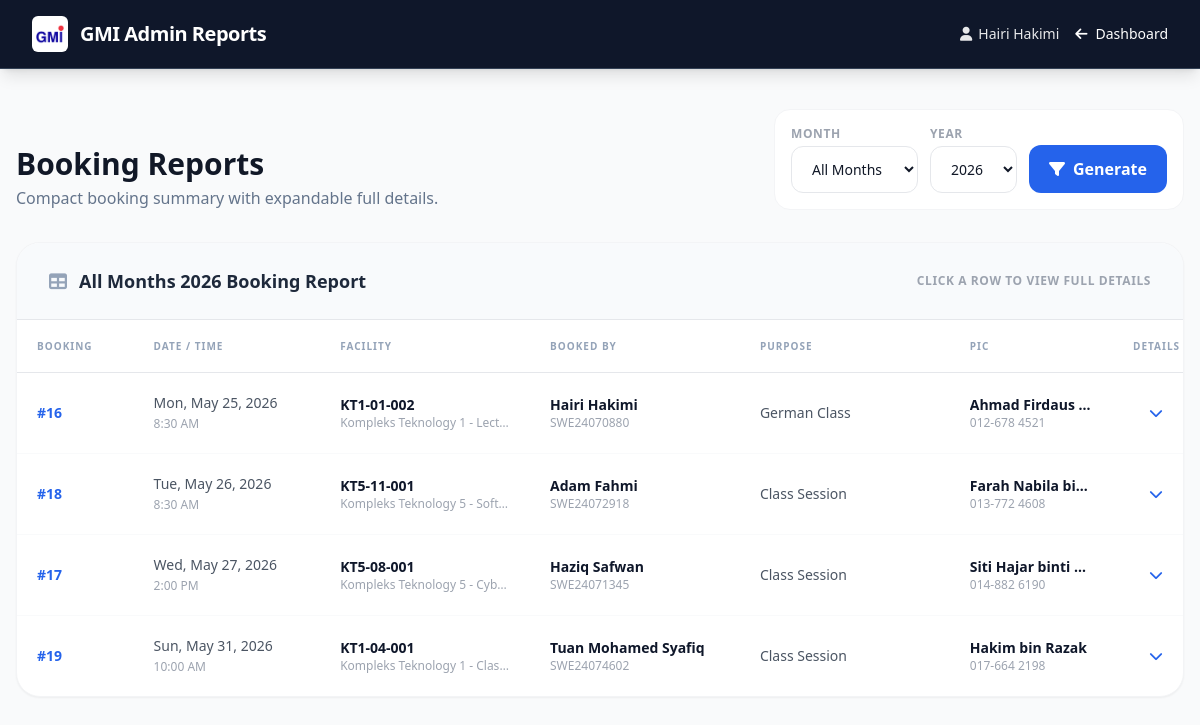
Screenshot of /report.php (signed in) with the database file from the repository.
### tables this page shows
CREATE TABLE `system_settings` (
  `setting_key` varchar(100) NOT NULL,
  `setting_value` varchar(255) DEFAULT NULL
);

CREATE TABLE `booking` (
  `booking_id` int(20) NOT NULL,
  `user_id` varchar(20) NOT NULL,
  `facility_id` varchar(30) NOT NULL,
  `date` date NOT NULL,
  `time` time NOT NULL,
  `purpose` varchar(255) DEFAULT NULL,
  `emergency_phone` varchar(30) DEFAULT NULL,
  `remarks` text DEFAULT NULL
);

CREATE TABLE `facilities` (
  `facility_id` int(20) NOT NULL,
  `name` varchar(100) NOT NULL,
  `location` varchar(100) NOT NULL,
  `category` varchar(50) NOT NULL,
  `description` text DEFAULT NULL,
  `peripherals` text DEFAULT NULL,
  `image_url` varchar(255) DEFAULT NULL,
  `person_in_charge` varchar(100) DEFAULT NULL,
  `pic_phone` varchar(30) DEFAULT NULL,
  `pic_details` text DEFAULT NULL
);

CREATE TABLE `users` (
  `user_id` int(100) NOT NULL,
  `matric_id` varchar(100) NOT NULL,
  `full_name` varchar(100) NOT NULL,
  `password` varchar(100) NOT NULL,
  `email` varchar(100) NOT NULL,
  `role` varchar(100) NOT NULL,
  `phone_number` varchar(30) NOT NULL,
  `address` varchar(300) NOT NULL
);

### report.php (the view, shortened to what this page needs)
<?php
include 'connectdb.php';
require_once 'system_helpers.php';
mysqli_select_db($dataconn, 'cookie');
$user_id_column = spg_user_id_column($dataconn);
$selected_month = isset($_GET['month']) ? $_GET['month'] : 'all';
$selected_year = isset($_GET['year']) ? (int)$_GET['year'] : (int)date('Y');
$where = "WHERE YEAR(b.date) = '$selected_year'";
$years_result = mysqli_query($dataconn, "SELECT DISTINCT YEAR(date) AS report_year FROM booking ORDER BY report_year DESC");
$report_query = "SELECT b.booking_id, b.date, b.time, b.purpose, b.emergency_phone, b.remarks,
                        f.name AS facility_name, f.location, f.category, " . spg_facility_description_select('f', 'fd') . ", f.peripherals,
                        f.person_in_charge, f.pic_phone, f.pic_details,
                        u.full_name, u.matric_id, u.email, u.phone_number
                 FROM booking b
                 INNER JOIN facilities f ON b.facility_id = f.facility_id
                 " . spg_facility_description_join('f', 'fd') . "
                 LEFT JOIN users u ON b.user_id = u.$user_id_column
                 $where
                 ORDER BY b.date ASC, b.time ASC";
$report_result = mysqli_query($dataconn, $report_query);
$rows = array();
while ($report_result && $row = mysqli_fetch_assoc($report_result)) {
    $rows[] = $row;
}
$period_label = ($selected_month === 'all' ? 'All Months' : date('F', mktime(0, 0, 0, (int)$selected_month, 1))) . " " . $selected_year;
?>
<!DOCTYPE html>
<html lang="en">
<head>
    <script src="https://cdn.tailwindcss.com"></script>
    <link rel="stylesheet" href="https://cdnjs.cloudflare.com/ajax/libs/font-awesome/6.4.0/css/all.min.css">
</head>
<body class="bg-gray-50 font-sans antialiased text-gray-900">
    <nav class="bg-slate-900 text-white px-8 py-4 flex justify-between items-center shadow-lg border-b border-slate-700">
        <div class="flex items-center space-x-3">
            <?= spg_brand_logo($dataconn, 'h-9 w-9') ?>
            <span class="text-xl font-bold tracking-tight">GMI Admin Reports</span>
        </div>
        <div class="flex items-center space-x-4 text-sm">
            <span class="opacity-90"><i class="fa-solid fa-user mr-1.5"></i><?= htmlspecialchars($_SESSION['username']) ?></span>
            <a href="admin.php" class="hover:text-blue-300 transition"><i class="fa-solid fa-arrow-left mr-2"></i>Dashboard</a>
        </div>
    </nav>
    <main class="max-w-7xl mx-auto px-4 py-10">
        <div class="flex flex-col md:flex-row md:items-end md:justify-between gap-5 mb-8">
            <div>
                <h1 class="text-3xl font-bold text-gray-900">Booking Reports</h1>
                <p class="text-slate-500 mt-1">Compact booking summary with expandable full details.</p>
            </div>
            <form method="GET" class="bg-white border border-gray-100 rounded-2xl p-4 flex flex-col sm:flex-row gap-3">
                <div>
                    <label class="block text-xs font-bold text-gray-400 uppercase tracking-wider mb-1">Month</label>
                    <select name="month" class="px-4 py-3 rounded-xl border border-gray-200 focus:ring-2 focus:ring-blue-500 outline-none text-sm bg-white">
                        <option value="all" <?= $selected_month === 'all' ? 'selected' : '' ?>>All Months</option>
                    </select>
                </div>
                <div>
                    <label class="block text-xs font-bold text-gray-400 uppercase tracking-wider mb-1">Year</label>
                    <select name="year" class="px-4 py-3 rounded-xl border border-gray-200 focus:ring-2 focus:ring-blue-500 outline-none text-sm bg-white">
                        <?php if ($years_result && mysqli_num_rows($years_result) > 0): ?>
                            <?php while ($year = mysqli_fetch_assoc($years_result)): ?>
                                <option value="<?= $year['report_year'] ?>" <?= (int)$year['report_year'] === $selected_year ? 'selected' : '' ?>><?= $year['report_year'] ?></option>
                            <?php endwhile; ?>
                        <?php else: ?>
                            <option value="<?= date('Y') ?>"><?= date('Y') ?></option>
                        <?php endif; ?>
                    </select>
                </div>
                <div class="flex items-end">
                    <button class="bg-blue-600 hover:bg-blue-700 text-white px-5 py-3 rounded-xl font-bold transition">
                        <i class="fa-solid fa-filter mr-2"></i>Generate
                    </button>
                </div>
            </form>
        </div>
        <div class="bg-white rounded-3xl shadow-sm border border-gray-100 overflow-hidden">
            <div class="px-8 py-6 bg-slate-50 border-b flex flex-col md:flex-row md:items-center md:justify-between gap-2">
                <h3 class="font-bold text-lg text-slate-800 flex items-center">
                    <i class="fa-solid fa-table mr-3 text-slate-400"></i>
                    <?= htmlspecialchars($period_label) ?> Booking Report
                </h3>
                <p class="text-xs font-bold text-gray-400 uppercase tracking-wider">Click a row to view full details</p>
            </div>
            <div class="overflow-x-auto">
                <table class="w-full min-w-[1050px] text-left text-sm table-fixed">
                    <colgroup>
                        <col class="w-[10%]">
                        <col class="w-[16%]">
                        <col class="w-[18%]">
                        <col class="w-[18%]">
                        <col class="w-[18%]">
                        <col class="w-[14%]">
                        <col class="w-[6%]">
                    </colgroup>
                    <thead class="bg-white text-slate-400 text-[10px] font-black uppercase tracking-widest border-b">
                        <tr>
                            <th class="px-5 py-4">Booking</th>
                            <th class="px-5 py-4">Date / Time</th>
                            <th class="px-5 py-4">Facility</th>
                            <th class="px-5 py-4">Booked By</th>
                            <th class="px-5 py-4">Purpose</th>
                            <th class="px-5 py-4">PIC</th>
                            <th class="px-5 py-4 text-right">Details</th>
                        </tr>
                    </thead>
                    <tbody class="divide-y divide-gray-50">
                        <?php if (!empty($rows)): ?>
                            <?php foreach ($rows as $row): ?>
                                <tr class="hover:bg-slate-50 cursor-pointer report-row" data-target="report-details-<?= $row['booking_id'] ?>">
                                    <td class="px-5 py-5 font-bold text-blue-600">#<?= $row['booking_id'] ?></td>
                                    <td class="px-5 py-5 text-gray-600 whitespace-nowrap">
                                        <?= date('D, M j, Y', strtotime($row['date'])) ?><br>
                                        <span class="text-xs text-gray-400"><?= date('g:i A', strtotime($row['time'])) ?></span>
                                    </td>
                                    <td class="px-5 py-5">
                                        <p class="font-bold text-slate-900 truncate"><?= htmlspecialchars($row['facility_name']) ?></p>
                                        <p class="text-xs text-gray-400 truncate"><?= htmlspecialchars($row['location']) ?> - <?= htmlspecialchars($row['category']) ?></p>
                                    </td>
                                    <td class="px-5 py-5">
                                        <p class="font-bold text-slate-900 truncate"><?= htmlspecialchars($row['full_name'] ?: 'Unknown user') ?></p>
                                        <p class="text-xs text-gray-400 truncate"><?= htmlspecialchars($row['matric_id'] ?: '-') ?></p>
                                    </td>
                                    <td class="px-5 py-5 text-gray-600">
                                        <div class="truncate" title="<?= htmlspecialchars($row['purpose'] ?: '-') ?>"><?= htmlspecialchars($row['purpose'] ?: '-') ?></div>
                                    </td>
                                    <td class="px-5 py-5">
                                        <p class="font-bold text-slate-900 truncate"><?= htmlspecialchars($row['person_in_charge'] ?: 'Not assigned') ?></p>
                                        <p class="text-xs text-gray-400 truncate"><?= htmlspecialchars($row['emergency_phone'] ?: ($row['pic_phone'] ?: '-')) ?></p>
                                    </td>
                                    <td class="px-5 py-5 text-right text-blue-600">
                                        <i class="fa-solid fa-chevron-down"></i>
                                    </td>
                                </tr>
                            <?php endforeach; ?>
                        <?php else: ?>
                            <tr>
                                <td colspan="7" class="px-6 py-16 text-center text-gray-400 italic">No booking data found for the selected period.</td>
                            </tr>
                        <?php endif; ?>
                    </tbody>
                </table>
            </div>
        </div>
    </main>
</body>
</html>

### system_helpers.php (shortened to what this page needs)
<?php
function spg_column_exists($conn, $table, $column) {
    $table = mysqli_real_escape_string($conn, $table);
    $column = mysqli_real_escape_string($conn, $column);
    $result = mysqli_query($conn, "SHOW COLUMNS FROM `$table` LIKE '$column'");
    return $result && mysqli_num_rows($result) > 0;
}
function spg_ensure_schema($conn) {
    mysqli_query($conn, "CREATE TABLE IF NOT EXISTS system_settings (
        setting_key VARCHAR(100) NOT NULL PRIMARY KEY,
        setting_value VARCHAR(255) NULL
    )");
    mysqli_query($conn, "CREATE TABLE IF NOT EXISTS facility_categories (
        category_id INT NOT NULL AUTO_INCREMENT PRIMARY KEY,
        category_name VARCHAR(50) NOT NULL UNIQUE
    )");
    mysqli_query($conn, "CREATE TABLE IF NOT EXISTS facility_descriptions (
        description_id INT NOT NULL AUTO_INCREMENT PRIMARY KEY,
        facility_id INT NOT NULL UNIQUE,
        description TEXT NULL,
        unique_details TEXT NULL,
        created_at TIMESTAMP DEFAULT CURRENT_TIMESTAMP,
        updated_at TIMESTAMP DEFAULT CURRENT_TIMESTAMP ON UPDATE CURRENT_TIMESTAMP
    )");
    $default_categories = array('Classroom', 'Computer Lab', 'Lecture Hall', 'Meeting Room', 'Auditorium', 'Workshop', 'Laboratory', 'Mini Cinema');
    foreach ($default_categories as $category) {
        $category = mysqli_real_escape_string($conn, $category);
        mysqli_query($conn, "INSERT IGNORE INTO facility_categories (category_name) VALUES ('$category')");
    }
    mysqli_query($conn, "INSERT IGNORE INTO facility_categories (category_name)
        SELECT DISTINCT category FROM facilities WHERE category IS NOT NULL AND category <> ''");
    $facility_columns = array(
        'description' => "ALTER TABLE facilities ADD description TEXT NULL",
        'peripherals' => "ALTER TABLE facilities ADD peripherals TEXT NULL",
        'image_url' => "ALTER TABLE facilities ADD image_url VARCHAR(255) NULL",
        'person_in_charge' => "ALTER TABLE facilities ADD person_in_charge VARCHAR(100) NULL",
        'pic_phone' => "ALTER TABLE facilities ADD pic_phone VARCHAR(30) NULL",
        'pic_details' => "ALTER TABLE facilities ADD pic_details TEXT NULL"
    );
    foreach ($facility_columns as $column => $sql) {
        if (!spg_column_exists($conn, 'facilities', $column)) {
            mysqli_query($conn, $sql);
        }
    }
    mysqli_query($conn, "INSERT INTO facility_descriptions (facility_id, description)
        SELECT facility_id, description
        FROM facilities
        WHERE description IS NOT NULL AND description <> ''
        ON DUPLICATE KEY UPDATE
            description = IF(facility_descriptions.description IS NULL OR facility_descriptions.description = '', VALUES(description), facility_descriptions.description)");
    mysqli_query($conn, "ALTER TABLE facilities MODIFY name VARCHAR(100) NOT NULL");
    mysqli_query($conn, "ALTER TABLE facilities MODIFY location VARCHAR(100) NOT NULL");
    mysqli_query($conn, "ALTER TABLE facilities MODIFY category VARCHAR(50) NOT NULL");
    if (spg_column_exists($conn, 'users', 'phone_number')) {
        mysqli_query($conn, "ALTER TABLE users MODIFY phone_number VARCHAR(30) NOT NULL");
    }
    if (spg_column_exists($conn, 'booking', 'time')) {
        mysqli_query($conn, "ALTER TABLE booking MODIFY time TIME NOT NULL");
    }
    $booking_columns = array(
        'purpose' => "ALTER TABLE booking ADD purpose VARCHAR(255) NULL",
        'emergency_phone' => "ALTER TABLE booking ADD emergency_phone VARCHAR(30) NULL",
        'remarks' => "ALTER TABLE booking ADD remarks TEXT NULL"
    );
    foreach ($booking_columns as $column => $sql) {
        if (!spg_column_exists($conn, 'booking', $column)) {
            mysqli_query($conn, $sql);
        }
    }
}
function spg_facility_description_join($facility_alias = 'f', $description_alias = 'fd') {
    return "LEFT JOIN facility_descriptions $description_alias ON $description_alias.facility_id = $facility_alias.facility_id";
}
function spg_facility_description_select($facility_alias = 'f', $description_alias = 'fd') {
    return "COALESCE($description_alias.description, $facility_alias.description) AS facility_description, $description_alias.unique_details AS unique_details";
}
function spg_get_setting($conn, $key) {
    spg_ensure_schema($conn);
    $key = mysqli_real_escape_string($conn, $key);
    $result = mysqli_query($conn, "SELECT setting_value FROM system_settings WHERE setting_key = '$key' LIMIT 1");
    if ($result && $row = mysqli_fetch_assoc($result)) {
        return $row['setting_value'];
    }
    return '';
}
function spg_brand_logo($conn, $classes = 'h-9 w-9') {
    $logo_url = trim(spg_get_setting($conn, 'gmi_logo_url'));
    if ($logo_url !== '') {
        return "<img src='" . htmlspecialchars($logo_url) . "' alt='GMI Logo' class='" . htmlspecialchars($classes) . " object-contain bg-white rounded-md p-1'>";
    }
    return "<i class='fa-solid fa-building-shield text-xl'></i>";
}
function spg_user_id_column($conn) {
    return spg_column_exists($conn, 'users', 'user_id') ? 'user_id' : 'id';
}
?>

### rows the page displays
system_settings: setting_value (picture)
booking: booking_id "16", date "Mon, May 25, 2026", time "8:30 AM", facility.name "KT1-01-002", facility.location "Kompleks Teknology 1", facility.category "Lect…", user.full_name "Hairi Hakimi", user.matric_id "SWE24070880", purpose "German Class", facility.person_in_charge "Ahmad Firdaus…", emergency_phone "012-678 4521"
booking: booking_id "18", date "Tue, May 26, 2026", time "8:30 AM", facility.name "KT5-11-001", facility.location "Kompleks Teknology 5", facility.category "Soft…", user.full_name "Adam Fahmi", user.matric_id "SWE24072918", purpose "Class Session", facility.person_in_charge "Farah Nabila bi…", emergency_phone "013-772 4608"
booking: booking_id "17", date "Wed, May 27, 2026", time "2:00 PM", facility.name "KT5-08-001", facility.location "Kompleks Teknology 5", facility.category "Cyb…", user.full_name "Haziq Safwan", user.matric_id "SWE24071345", purpose "Class Session", facility.person_in_charge "Siti Hajar binti…", emergency_phone "014-882 6190"
booking: booking_id "19", date "Sun, May 31, 2026", time "10:00 AM", facility.name "KT1-04-001", facility.location "Kompleks Teknology 1", facility.category "Clas…", user.full_name "Tuan Mohamed Syafiq", user.matric_id "SWE24074602", purpose "Class Session", facility.person_in_charge "Hakim bin Razak", emergency_phone "017-664 2198"

### other values shown
$_SESSION['username'] "Hairi Hakimi"
$period_label "All Months 2026"
form field year "2026"
